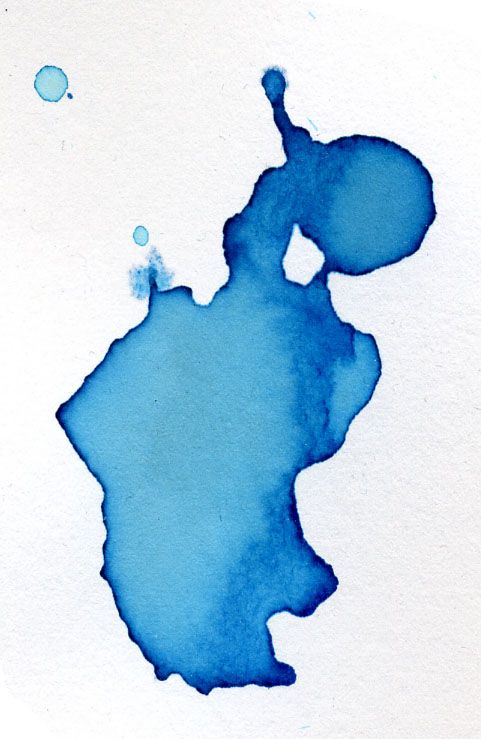
#> input picture assets/fx/src/ink-stain-1.jpg, 481 x 739 px, given in place of skull-shield.png, which was not available
$ python make_fx.py
#> lines starting #> are read from the running program, lines starting #| are printed output that depends on the picture; after the words box and inside, x2 and y2 are one past the last pixel; in counts of white or black regions, pixels touching at a corner belong together
#!/usr/bin/env python3
"""Pictures for the fight's numbers, made from the sources in src/. Writes next to itself:

    shield_block.png   the shield beside a block number: the outline of lorc's "skull-shield" from game-icons.net
                       (CC BY 3.0, https://game-icons.net/1x1/lorc/skull-shield.html), the skull left out, filled
                       steel blue with a pale rim (user, 2026-11-11)
    drops/drop_NN.png  the drops and small blots flung round a wound's number, cut one by one out of real ink:
                       "Ink-stain-texture-6" and "-1" by designshard (CC BY 2.0, Wikimedia Commons) and "Slightly blue
                       ink splatter" by Balthazar (public domain). White, their ink as alpha: the game tints them.
"""
from pathlib import Path
import numpy as np
from PIL import Image
from scipy import ndimage as ndi

HERE = Path(__file__).resolve().parent


def shield():
    a = np.asarray(Image.open(HERE / 'src' / 'skull-shield.png').convert('RGBA'))[..., 3] > 127
#> a: shape (739, 481) bool; every value is 1
    solid = ndi.binary_fill_holes(a)                       # the outline, filled: the skull goes
    rim = solid & ~ndi.binary_erosion(solid, iterations=22)
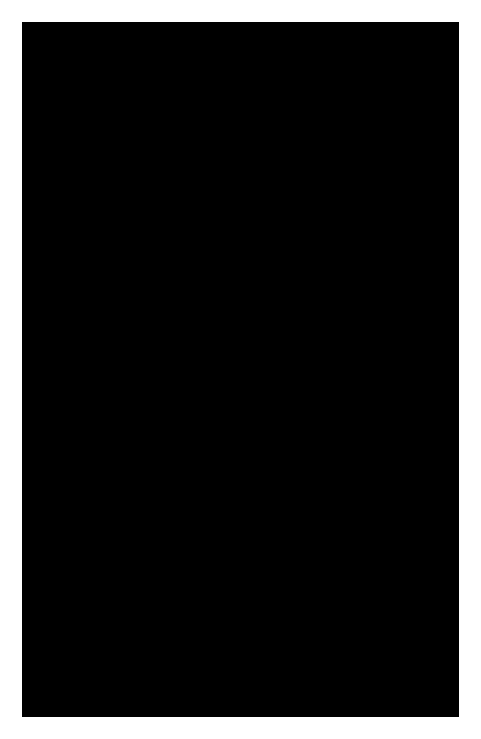
#> rim: shape (739, 481) bool; 14.6% white; 1 white region, box (x1, y1, x2, y2) and area: (0, 0, 481, 739) 51744
    h, w = a.shape
#> h = 739; w = 481
    out = np.zeros((h, w, 4), np.float32)
    steel = np.array([0.36, 0.50, 0.60]); light = np.array([0.79, 0.85, 0.90])
    body = steel * (1.12 - 0.3 * np.linspace(0, 1, h)[:, None, None])
    out[..., :3] = np.where(rim[..., None], light, body)
    out[..., 3] = ndi.gaussian_filter(solid.astype(np.float32), 0.8)
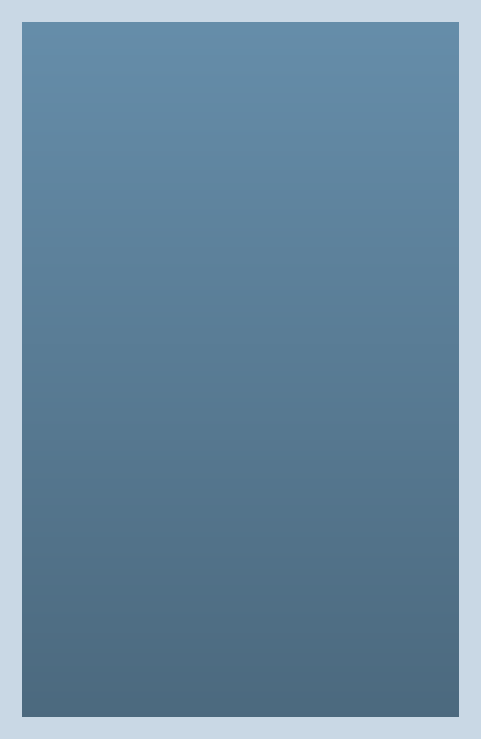
#> out: shape (739, 481, 4) float32; mean of channels 0, 1, 2, 3 0.413, 0.538, 0.629, 1; drawn as R, G, B
    img = Image.fromarray((np.clip(out, 0, 1) * 255).astype(np.uint8), 'RGBA')
    img.resize((128, 128), Image.LANCZOS).save(HERE / 'shield_block.png')
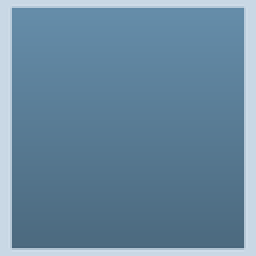
#> saved as shield_block.png: PIL image 128x128 RGBA (shown 2 times larger); mean R, G, B, A 104.9, 136.7, 159.7, 255


def ink_of(path):
    """The ink of a scan as 0..1: its paper (the bright side of each neighbourhood) divided out."""
    l = np.asarray(Image.open(path).convert('RGB'), np.float32).mean(-1) / 255
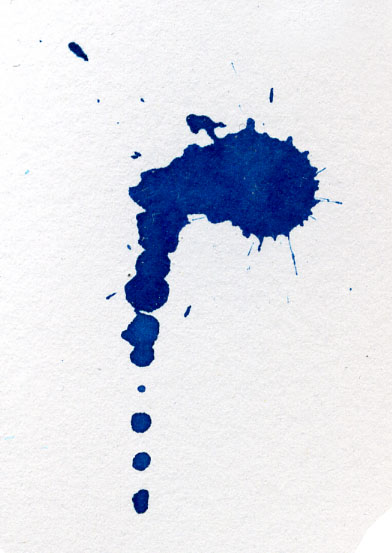
#> input picture assets/fx/src/ink-stain-6.jpg, 392 x 553 px
    paper = ndi.gaussian_filter(ndi.maximum_filter(l, size=max(5, min(l.shape) // 12)), max(3, min(l.shape) // 18))
    return np.clip((1 - l / np.maximum(paper, 1e-3) - 0.08) / 0.55, 0, 1)
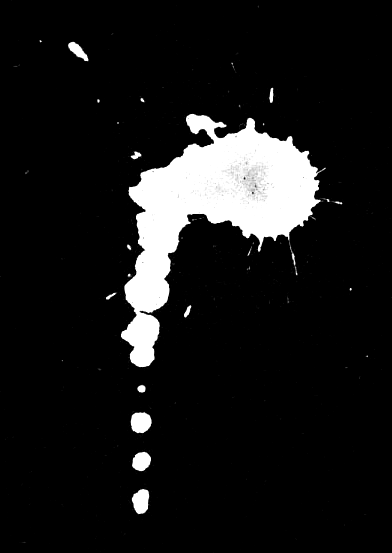
#> returned value: shape (553, 392) float32; min 0, max 1, mean 0.0958


def drops():
    out = HERE / 'drops'
    out.mkdir(exist_ok=True)
    for old in out.glob('drop_*.png'):
        old.unlink()
    n = 0
    # (scan, smallest area kept, largest): the big splashes themselves are left out, only drops and small blots
    for name, lo, hi in (('ink-stain-6.jpg', 30, 2000), ('ink-stain-1.jpg', 60, 2000), ('ink-splatter.png', 30, 2000)):
        ink = ink_of(HERE / 'src' / name)
        lab, k = ndi.label(ndi.binary_dilation(ink > 0.25, iterations=1))
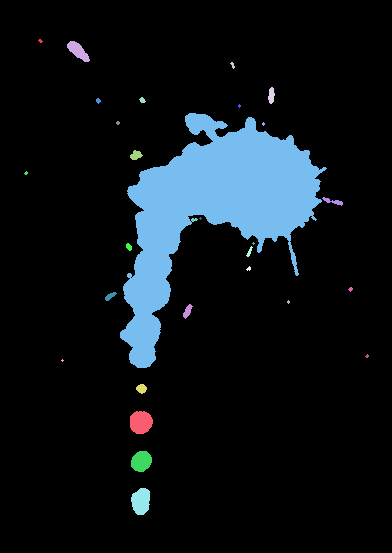
#> lab: shape (553, 392) int32; 30 distinct labels, from 0 to 29; one colour per label, 0 black
#> k = 29
        for i, sl in enumerate(ndi.find_objects(lab), start=1):
            area = (lab[sl] == i).sum()
            if not lo <= area <= hi:
                continue
            ys, xs = sl
            pad = 3
            y0, y1 = max(0, ys.start - pad), min(ink.shape[0], ys.stop + pad)
            x0, x1 = max(0, xs.start - pad), min(ink.shape[1], xs.stop + pad)
            a = ink[y0:y1, x0:x1] * (lab[y0:y1, x0:x1] == i)
            a = ndi.gaussian_filter(a, 0.4)
            rgba = np.zeros(a.shape + (4,), np.uint8)
            rgba[..., :3] = 255
            rgba[..., 3] = (np.clip(a * 1.3, 0, 1) * 255).astype(np.uint8)
            img = Image.fromarray(rgba, 'RGBA')
            f = min(1.0, 64 / max(img.size))
            img.resize((max(1, round(img.width * f)), max(1, round(img.height * f))), Image.LANCZOS).save(out / f'drop_{n:02d}.png')
            n += 1
#> this loop made 29 passes
#> (area, y0, y1, x0, x1) on passes 2, 4, 11, 13, 17, 18, 21, 23, 26, 27, 28, 29: (249, 38, 65, 64, 93), (84, 84, 107, 265, 278), (84, 147, 163, 127, 146), (73, 194, 209, 319, 346), (34, 240, 254, 123, 135), (31, 243, 260, 243, 256), (55, 289, 304, 102, 120), (78, 301, 322, 180, 196), (78, 381, 397, 133, 150), (429, 408, 437, 127, 156), (343, 448, 475, 128, 155), (406, 485, 518, 128, 153)
#> area on passes 5, 6, 8: 27, 20, 20807
#> pass 2, in drops, `a = ink[y0:y1, x0:x1] * (lab[y0:y1, x0:x1] == i)`:
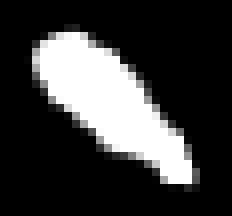
#> a: shape (27, 29) float32 (shown 8 times larger); min 0, max 1, mean 0.23
#> after the loop, n = 12
    print('drops', n)
#| drops 26


if __name__ == '__main__':
    shield()
    drops()
